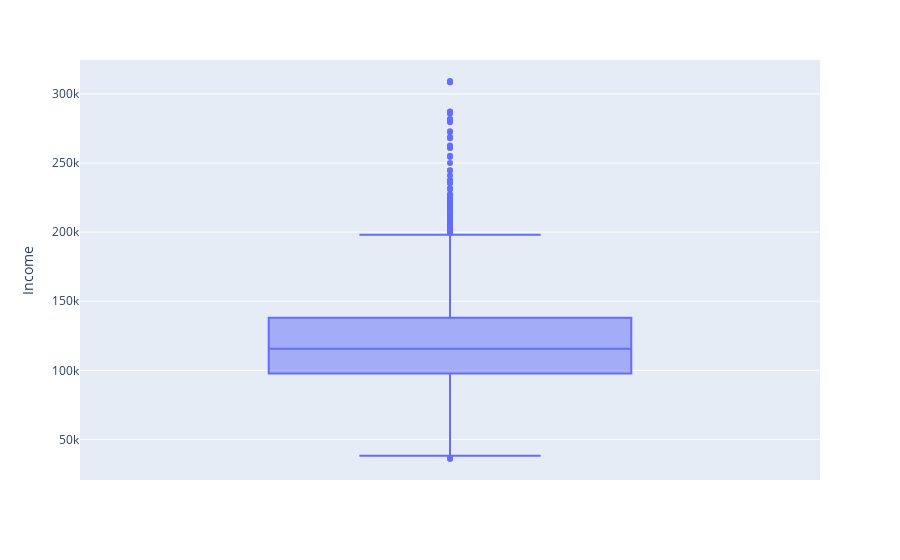

Write notebook code for a chart like this one.
### Code cell
fig = px.box(data_analysis, y='Income')
fig.show()

### Figure 1 — Plotly figure (JSON) as saved in the notebook; plotly's stock layout.template omitted (floating-point values rounded to 4 significant figures; data arrays with more than 128 entries replaced by an {"elided": "..."} marker saying what was removed)
{"data": [{"alignmentgroup": "True", "hovertemplate": "Income=%{y}<extra></extra>", "legendgroup": "", "marker": {"color": "#636efa"}, "name": "", "notched": false, "offsetgroup": "", "orientation": "v", "showlegend": false, "type": "box", "x0": " ", "xaxis": "x", "y": {"elided": "2000 int values"}, "y0": " ", "yaxis": "y"}], "layout": {"boxmode": "group", "legend": {"tracegroupgap": 0}, "margin": {"t": 60}, "xaxis": {"anchor": "y", "domain": [0, 1]}, "yaxis": {"anchor": "x", "domain": [0, 1], "title": {"text": "Income"}}}}
